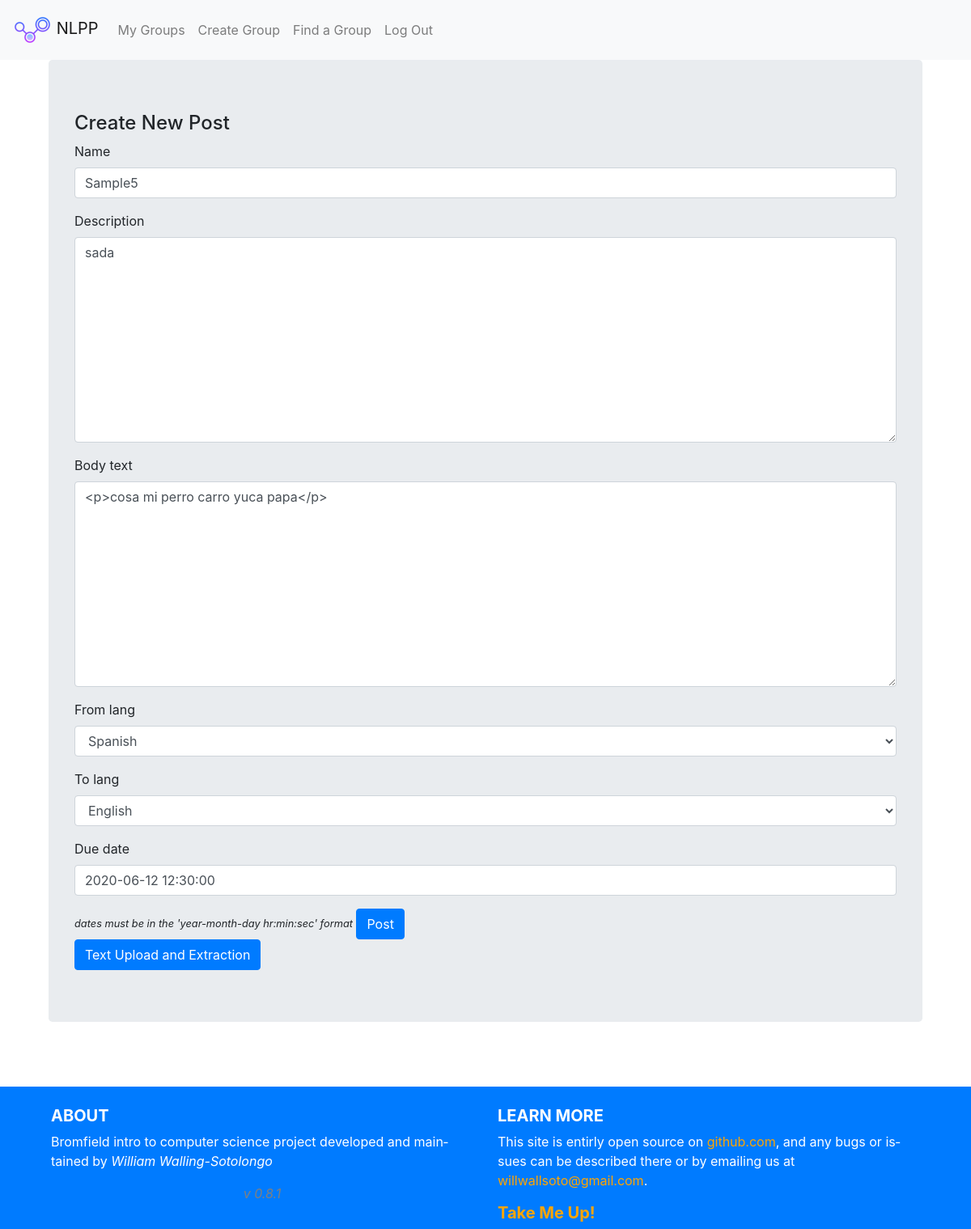
/groups/bofe-baser/posts/31/update/ (signed in), run on the app's committed database.
### posts/models.py (models this page shows, shortened)
class Post(models.Model):
    name = models.CharField(max_length=50)
    creator = models.ForeignKey(User, related_name="post_creator", on_delete=models.CASCADE)
    group = models.ForeignKey(Group, related_name="posts",null=True, blank=True,on_delete=models.CASCADE)
    description = models.TextField(blank=True, default="", max_length=8000)
    body_text = models.TextField(blank=True, default="", max_length=8000)
    creation_date = models.DateTimeField(auto_now=True)
    due_date = models.DateTimeField()
    from_lang = models.ForeignKey('SupportedLanguages', related_name="from_langs", on_delete=models.CASCADE)
    to_lang = models.ForeignKey('SupportedLanguages', related_name="to_langs", on_delete=models.CASCADE, default=2)
    clicks_to_complete = models.PositiveIntegerField(default=0, validators=[MinValueValidator(0), MaxValueValidator(100)])
    class Meta:
        ordering = ["-creation_date"]

class SupportedLanguages(models.Model):
    code = models.CharField(max_length=2, unique=True, null=False)
    ISO639_1 = models.CharField(max_length=5, unique=True, null=False)
    name = models.CharField(max_length=15, unique=True, null=True)
    def __str__(self):
        return self.name

### posts/views.py (the view, shortened to what this page needs)
# urls.py: path("<int:pk>/update/", views.UpdatePost.as_view(), name="update"),
class UpdatePost(LoginRequiredMixin, generic.UpdateView):
    fields = ("name", "description", "body_text", "from_lang","to_lang","due_date")
    model = models.Post
    def get_user_groups(self):
        return get_object_or_404(Group, slug=self.kwargs.get("slug"), creator=self.request.user)

### posts/templates/posts/post_form.html (shortened to what this page needs)
{% extends "posts/post_base.html" %}
{% load bootstrap4 %}
{% block post_content %}
{% if view.get_user_groups %}
<div class="jumbotron">
	<h4>Create New Post</h4>
	<form method="POST" action="{% url 'groups:posts:create' slug=view.kwargs.slug %}" id="postForm">
		{% bootstrap_form form %}
			<small><em>dates must be in the 'year-month-day hr:min:sec' format</em></small>
		{% buttons %}
			<button type="submit" class="btn btn-primary btn-large">Post</button>
		{% endbuttons %}
	</form>
<button type="button" class="btn btn-primary" data-toggle="modal" data-target="#exampleModal">
  Text Upload and Extraction
</button>
	{% endif %}
</div>
{% endblock %}

### static/NLPP/css/master.css (style rules this page uses)
html { height:100%; }
body { background-color: #FFFFFF; font-size: 1rem; height:100%; overflow-wrap: break-word; word-wrap: break-word; hyphens: auto; display: flex; flex-direction: column; }

### data on the page
Post: name "Sample5", description "sada", body_text "<p>cosa mi perro carro yuca papa</p>", from_lang "Spanish", to_lang "English", due_date "2020-06-12 12:30:00"
